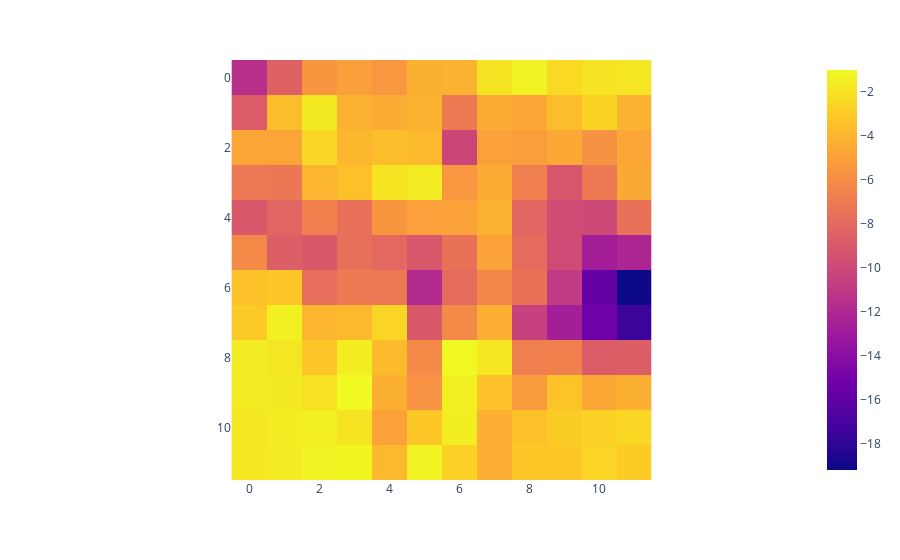

The cell this chart's notebook holds for it:
### Code cell
from functools import reduce

img = x_train[[5673]]
convs = reduce(lambda x, l: l.forward(x), nn[:6], img) #nn[1].forward(nn[0].forward(img))
convs.shape
normed_convs = convs #(convs - convs.min(axis=3, keepdims=True)) / (convs.max(axis=3, keepdims=True) - convs.min(axis=3, keepdims=True))
px.imshow(normed_convs.sum(axis=3)[0])

### Figure 1 — Plotly figure (JSON) as saved in the notebook; plotly's stock layout.template omitted (floating-point values rounded to 4 significant figures; data arrays with more than 128 entries replaced by an {"elided": "..."} marker saying what was removed)
{"data": [{"coloraxis": "coloraxis", "hovertemplate": "x: %{x}<br>y: %{y}<br>color: %{z}<extra></extra>", "name": "0", "type": "heatmap", "xaxis": "x", "yaxis": "y", "z": {"elided": "12x12 float values"}}], "layout": {"coloraxis": {"colorscale": [[0, "#0d0887"], [0.1111, "#46039f"], [0.2222, "#7201a8"], [0.3333, "#9c179e"], [0.4444, "#bd3786"], [0.5556, "#d8576b"], [0.6667, "#ed7953"], [0.7778, "#fb9f3a"], [0.8889, "#fdca26"], [1, "#f0f921"]]}, "margin": {"t": 60}, "xaxis": {"anchor": "y", "constrain": "domain", "domain": [0, 1], "scaleanchor": "y"}, "yaxis": {"anchor": "x", "autorange": "reversed", "constrain": "domain", "domain": [0, 1]}}}
